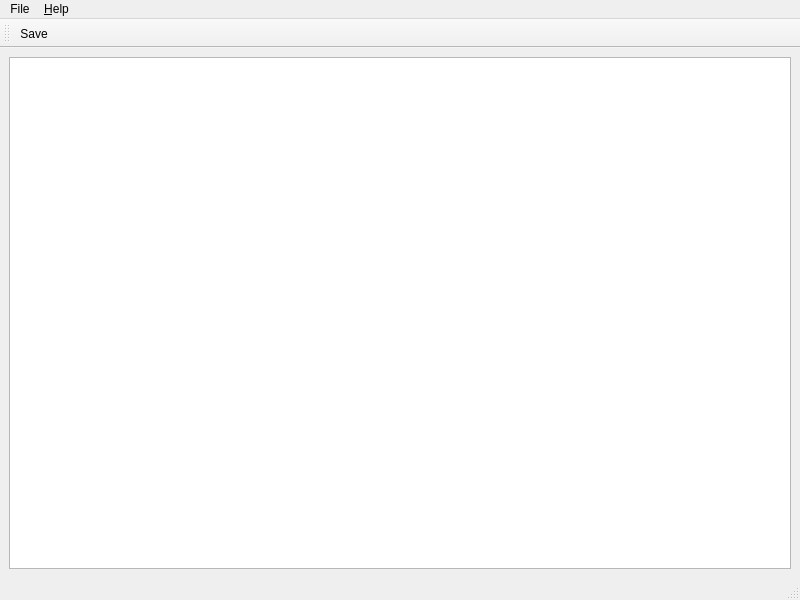
<?xml version="1.0" encoding="UTF-8"?>
<ui version="4.0">
 <class>SourceEditorWindow</class>
 <widget class="QMainWindow" name="SourceEditorWindow">
  <property name="geometry">
   <rect>
    <x>0</x>
    <y>0</y>
    <width>800</width>
    <height>600</height>
   </rect>
  </property>
  <property name="windowTitle">
   <string>rFSM source Editor</string>
  </property>
  <property name="windowIcon">
   <iconset resource="../ress.qrc">
    <normaloff>:/icons/resources/rfsmGui.svg</normaloff>:/icons/resources/rfsmGui.svg</iconset>
  </property>
  <widget class="QWidget" name="centralwidget">
   <layout class="QGridLayout" name="gridLayout">
    <item row="0" column="0">
     <widget class="QTextEdit" name="textEdit">
      <property name="lineWrapMode">
       <enum>QTextEdit::NoWrap</enum>
      </property>
      <property name="tabStopWidth">
       <number>40</number>
      </property>
      <property name="textInteractionFlags">
       <set>Qt::LinksAccessibleByMouse|Qt::TextEditable|Qt::TextEditorInteraction|Qt::TextSelectableByKeyboard|Qt::TextSelectableByMouse</set>
      </property>
     </widget>
    </item>
   </layout>
  </widget>
  <widget class="QMenuBar" name="menubar">
   <property name="geometry">
    <rect>
     <x>0</x>
     <y>0</y>
     <width>800</width>
     <height>19</height>
    </rect>
   </property>
   <widget class="QMenu" name="menuFile">
    <property name="title">
     <string>File</string>
    </property>
    <addaction name="action_Save"/>
    <addaction name="separator"/>
    <addaction name="action_Close"/>
   </widget>
   <widget class="QMenu" name="menuHelp">
    <property name="title">
     <string>&amp;Help</string>
    </property>
    <addaction name="action_About"/>
   </widget>
   <addaction name="menuFile"/>
   <addaction name="menuHelp"/>
  </widget>
  <widget class="QStatusBar" name="statusbar"/>
  <widget class="QToolBar" name="toolBar">
   <property name="windowTitle">
    <string>toolBar</string>
   </property>
   <attribute name="toolBarArea">
    <enum>TopToolBarArea</enum>
   </attribute>
   <attribute name="toolBarBreak">
    <bool>false</bool>
   </attribute>
   <addaction name="action_Save"/>
  </widget>
  <action name="action_Save">
   <property name="icon">
    <iconset resource="../ress.qrc">
     <normaloff>:/icons/resources/file-save.svg</normaloff>:/icons/resources/file-save.svg</iconset>
   </property>
   <property name="text">
    <string>&amp;Save</string>
   </property>
  </action>
  <action name="action_Close">
   <property name="text">
    <string>&amp;Close</string>
   </property>
  </action>
  <action name="action_About">
   <property name="text">
    <string>&amp;About</string>
   </property>
  </action>
 </widget>
 <resources>
  <include location="../ress.qrc"/>
 </resources>
 <connections/>
</ui>
